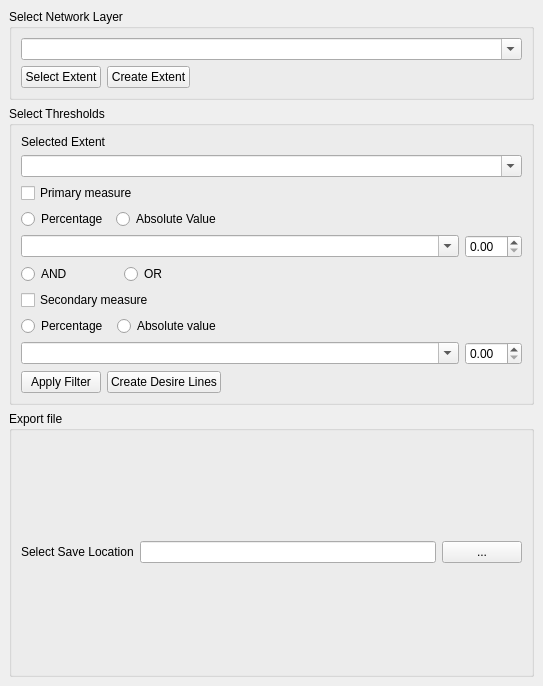
<?xml version="1.0" encoding="UTF-8"?>
<ui version="4.0">
 <class>DesirlinesDockWidgetBase</class>
 <widget class="QDockWidget" name="DesirlinesDockWidgetBase">
  <property name="geometry">
   <rect>
    <x>0</x>
    <y>0</y>
    <width>543</width>
    <height>686</height>
   </rect>
  </property>
  <property name="floating">
   <bool>false</bool>
  </property>
  <property name="allowedAreas">
   <set>Qt::BottomDockWidgetArea|Qt::RightDockWidgetArea|Qt::TopDockWidgetArea</set>
  </property>
  <property name="windowTitle">
   <string>Desire Lines plugin</string>
  </property>
  <widget class="QWidget" name="dockWidgetContents">
   <layout class="QGridLayout" name="gridLayout_9">
    <item row="3" column="0">
     <layout class="QGridLayout" name="gridLayout_7">
      <item row="0" column="1">
       <widget class="QGroupBox" name="groupBox_4">
        <property name="title">
         <string>Export file</string>
        </property>
        <layout class="QGridLayout" name="gridLayout_8">
         <item row="0" column="0">
          <widget class="QLabel" name="label_4">
           <property name="sizePolicy">
            <sizepolicy hsizetype="Maximum" vsizetype="Preferred">
             <horstretch>0</horstretch>
             <verstretch>0</verstretch>
            </sizepolicy>
           </property>
           <property name="text">
            <string>Select Save Location</string>
           </property>
          </widget>
         </item>
         <item row="0" column="2">
          <widget class="QPushButton" name="pushButton_3">
           <property name="sizePolicy">
            <sizepolicy hsizetype="Maximum" vsizetype="Fixed">
             <horstretch>0</horstretch>
             <verstretch>0</verstretch>
            </sizepolicy>
           </property>
           <property name="text">
            <string>...</string>
           </property>
          </widget>
         </item>
         <item row="0" column="1">
          <widget class="QLineEdit" name="lineEdit">
           <property name="sizePolicy">
            <sizepolicy hsizetype="Minimum" vsizetype="Fixed">
             <horstretch>0</horstretch>
             <verstretch>0</verstretch>
            </sizepolicy>
           </property>
          </widget>
         </item>
        </layout>
       </widget>
      </item>
     </layout>
    </item>
    <item row="0" column="0">
     <layout class="QGridLayout" name="gridLayout_2">
      <item row="0" column="0">
       <widget class="QGroupBox" name="groupBox">
        <property name="sizePolicy">
         <sizepolicy hsizetype="Preferred" vsizetype="Maximum">
          <horstretch>0</horstretch>
          <verstretch>0</verstretch>
         </sizepolicy>
        </property>
        <property name="title">
         <string>Select Network Layer</string>
        </property>
        <layout class="QFormLayout" name="formLayout_2">
         <item row="0" column="0" colspan="2">
          <widget class="QComboBox" name="comboBox">
           <property name="sizePolicy">
            <sizepolicy hsizetype="Minimum" vsizetype="Fixed">
             <horstretch>0</horstretch>
             <verstretch>0</verstretch>
            </sizepolicy>
           </property>
           <property name="editable">
            <bool>true</bool>
           </property>
          </widget>
         </item>
         <item row="1" column="0">
          <layout class="QGridLayout" name="gridLayout">
           <item row="0" column="0">
            <widget class="QPushButton" name="pushButton_5">
             <property name="sizePolicy">
              <sizepolicy hsizetype="Maximum" vsizetype="Fixed">
               <horstretch>0</horstretch>
               <verstretch>0</verstretch>
              </sizepolicy>
             </property>
             <property name="text">
              <string>Select Extent</string>
             </property>
            </widget>
           </item>
           <item row="0" column="1">
            <widget class="QPushButton" name="pushButton_2">
             <property name="text">
              <string>Create Extent</string>
             </property>
            </widget>
           </item>
          </layout>
         </item>
        </layout>
       </widget>
      </item>
     </layout>
    </item>
    <item row="1" column="0">
     <layout class="QGridLayout" name="gridLayout_6">
      <item row="0" column="0">
       <widget class="QGroupBox" name="groupBox_2">
        <property name="title">
         <string>Select Thresholds</string>
        </property>
        <layout class="QGridLayout" name="gridLayout_5">
         <item row="5" column="0" colspan="3">
          <widget class="QComboBox" name="comboBox_2">
           <property name="editable">
            <bool>true</bool>
           </property>
          </widget>
         </item>
         <item row="13" column="0">
          <layout class="QGridLayout" name="gridLayout_4">
           <item row="0" column="1">
            <widget class="QPushButton" name="pushButton_4">
             <property name="text">
              <string>Create Desire Lines</string>
             </property>
            </widget>
           </item>
           <item row="0" column="0">
            <widget class="QPushButton" name="pushButton">
             <property name="sizePolicy">
              <sizepolicy hsizetype="Maximum" vsizetype="Maximum">
               <horstretch>0</horstretch>
               <verstretch>0</verstretch>
              </sizepolicy>
             </property>
             <property name="text">
              <string>Apply Filter</string>
             </property>
            </widget>
           </item>
          </layout>
         </item>
         <item row="5" column="3">
          <widget class="QDoubleSpinBox" name="doubleSpinBox">
           <property name="sizePolicy">
            <sizepolicy hsizetype="Maximum" vsizetype="Fixed">
             <horstretch>0</horstretch>
             <verstretch>0</verstretch>
            </sizepolicy>
           </property>
           <property name="singleStep">
            <double>0.100000000000000</double>
           </property>
          </widget>
         </item>
         <item row="12" column="3">
          <widget class="QDoubleSpinBox" name="doubleSpinBox_2">
           <property name="singleStep">
            <double>0.100000000000000</double>
           </property>
          </widget>
         </item>
         <item row="12" column="0" colspan="3">
          <widget class="QComboBox" name="comboBox_3">
           <property name="editable">
            <bool>true</bool>
           </property>
          </widget>
         </item>
         <item row="6" column="0">
          <layout class="QGridLayout" name="gridLayout_3">
           <item row="0" column="1">
            <widget class="QRadioButton" name="radioButtonOR">
             <property name="text">
              <string>OR</string>
             </property>
             <attribute name="buttonGroup">
              <string notr="true">buttonGroup_2</string>
             </attribute>
            </widget>
           </item>
           <item row="0" column="0">
            <widget class="QRadioButton" name="radioButtonAND">
             <property name="text">
              <string>AND</string>
             </property>
             <attribute name="buttonGroup">
              <string notr="true">buttonGroup_2</string>
             </attribute>
            </widget>
           </item>
          </layout>
         </item>
         <item row="3" column="0">
          <widget class="QCheckBox" name="checkBox">
           <property name="text">
            <string>Primary measure</string>
           </property>
          </widget>
         </item>
         <item row="1" column="0" colspan="4">
          <widget class="QComboBox" name="comboBox_4">
           <property name="editable">
            <bool>true</bool>
           </property>
          </widget>
         </item>
         <item row="10" column="0">
          <widget class="QCheckBox" name="checkBox_2">
           <property name="text">
            <string>Secondary measure</string>
           </property>
          </widget>
         </item>
         <item row="0" column="0">
          <widget class="QLabel" name="label">
           <property name="text">
            <string>Selected Extent</string>
           </property>
          </widget>
         </item>
         <item row="11" column="0">
          <layout class="QGridLayout" name="gridLayout_11">
           <item row="0" column="0">
            <widget class="QRadioButton" name="radioButtonPer2">
             <property name="text">
              <string>Percentage</string>
             </property>
             <property name="autoRepeat">
              <bool>false</bool>
             </property>
             <property name="autoExclusive">
              <bool>false</bool>
             </property>
             <attribute name="buttonGroup">
              <string notr="true">buttonGroup_3</string>
             </attribute>
            </widget>
           </item>
           <item row="0" column="1">
            <widget class="QRadioButton" name="radioButtonAbs2">
             <property name="text">
              <string>Absolute value</string>
             </property>
             <property name="autoRepeat">
              <bool>false</bool>
             </property>
             <property name="autoExclusive">
              <bool>false</bool>
             </property>
             <attribute name="buttonGroup">
              <string notr="true">buttonGroup_3</string>
             </attribute>
            </widget>
           </item>
          </layout>
         </item>
         <item row="4" column="0">
          <layout class="QGridLayout" name="gridLayout_12">
           <item row="0" column="0">
            <widget class="QRadioButton" name="radioButtonPer1">
             <property name="text">
              <string>Percentage</string>
             </property>
             <property name="autoRepeat">
              <bool>false</bool>
             </property>
             <property name="autoExclusive">
              <bool>false</bool>
             </property>
             <attribute name="buttonGroup">
              <string notr="true">buttonGroup</string>
             </attribute>
            </widget>
           </item>
           <item row="0" column="1">
            <widget class="QRadioButton" name="radioButtonAbs1">
             <property name="text">
              <string>Absolute Value</string>
             </property>
             <property name="autoRepeat">
              <bool>false</bool>
             </property>
             <property name="autoExclusive">
              <bool>false</bool>
             </property>
             <attribute name="buttonGroup">
              <string notr="true">buttonGroup</string>
             </attribute>
            </widget>
           </item>
          </layout>
         </item>
        </layout>
       </widget>
      </item>
     </layout>
    </item>
   </layout>
  </widget>
 </widget>
 <resources/>
 <connections/>
 <buttongroups>
  <buttongroup name="buttonGroup"/>
  <buttongroup name="buttonGroup_2"/>
  <buttongroup name="buttonGroup_3"/>
 </buttongroups>
</ui>
